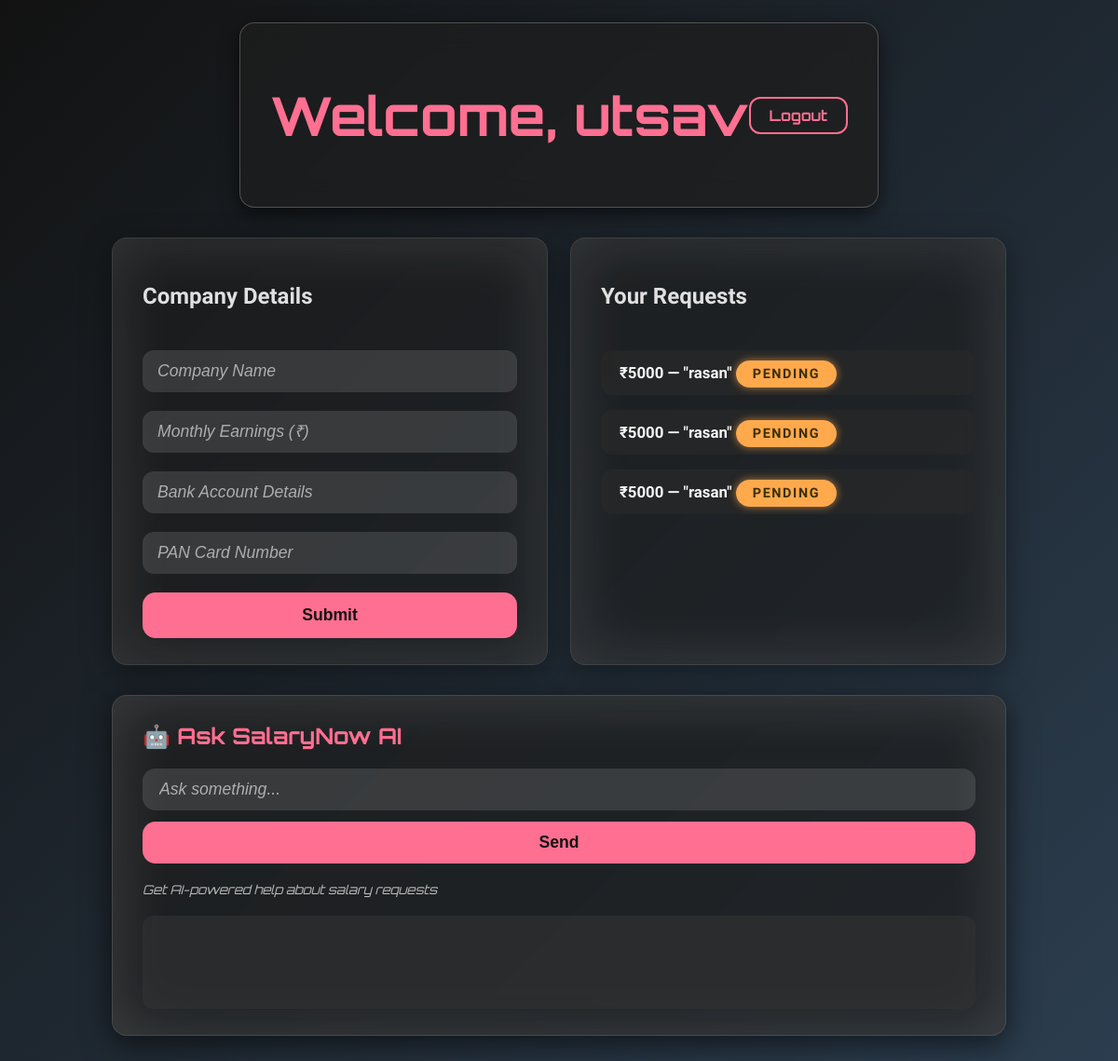
/dashboard (signed in), run on the app's committed database.
### tables this page shows
CREATE TABLE salary_requests (
            id INTEGER PRIMARY KEY AUTOINCREMENT,
            user_id INTEGER,
            amount TEXT,
            reason TEXT,
            status TEXT,
            FOREIGN KEY(user_id) REFERENCES users(id)
        );

### app.py (the view)
@app.route('/dashboard', methods=['GET', 'POST'])
def dashboard():
    if 'username' not in session:
        return redirect(url_for('login'))
    db = get_db()
    if request.method == 'POST':
        amount = request.form['amount']
        reason = request.form['reason']
        db.execute("INSERT INTO salary_requests (user_id, amount, reason, status) VALUES (?, ?, ?, ?)",
                   (session['user_id'], amount, reason, 'Pending'))
        db.commit()
    requests = db.execute("SELECT * FROM salary_requests WHERE user_id=? ORDER BY id DESC",
                          (session['user_id'],)).fetchall()
    return render_template('dashboard.html', username=session['username'], requests=requests)

### app.py (called while the page is built)
def get_db():
    db = getattr(g, '_database', None)
    if db is None:
        db = g._database = sqlite3.connect(DATABASE)
    db.row_factory = sqlite3.Row
    return db

@app.teardown_appcontext
def close_connection(exception):
    db = getattr(g, '_database', None)
    if db is not None:
        db.close()

### templates/dashboard.html (shortened to what this page needs)
<!DOCTYPE html>
<html lang="en">
<head>
</head>
<body>
  <header class="glass-header" role="banner">
    <h1>Welcome, {{ username }}</h1>
    <a href="/logout" class="logout" role="button" tabindex="0">Logout</a>
  </header>
  <main class="dashboard-container" role="main" aria-label="SalaryNow dashboard">
    <section class="glass-card form-card" aria-labelledby="company-details-heading" id="company-details-section">
      <h2 id="company-details-heading">Company Details</h2>
      <form id="company-details-form" novalidate>
        <input
          type="text"
          name="company_name"
          placeholder="Company Name"
          required
          aria-required="true"
          aria-label="Company name"
        />
        <input
          type="text"
          name="monthly_earnings"
          placeholder="Monthly Earnings (₹)"
          inputmode="numeric"
          required
          aria-required="true"
          aria-label="Monthly earnings in rupees"
        />
        <input
          type="text"
          name="bank_details"
          placeholder="Bank Account Details"
          required
          aria-required="true"
          aria-label="Bank account details"
        />
        <input
          type="text"
          name="pan_card"
          placeholder="PAN Card Number"
          required
          aria-required="true"
          aria-label="PAN card number"
        />
        <button type="submit" aria-label="Submit company details">Submit</button>
      </form>
    </section>
    <section class="glass-card requests-card" aria-labelledby="your-requests-heading">
      <h2 id="your-requests-heading">Your Requests</h2>
      <ul role="list" aria-live="polite" aria-relevant="additions removals">
        {% for r in requests %}
          <li>
            <div>
              ₹<strong>{{ r.amount }}</strong> — "<span aria-label="Reason">{{ r.reason }}</span>"
              <span class="status {{ r.status | lower }}" aria-label="Request status">{{ r.status }}</span>
            </div>
          </li>
        {% endfor %}
      </ul>
    </section>
  </main>
  <section class="ai-assistant" aria-label="SalaryNow AI assistant">
    <h3>🤖 Ask SalaryNow AI</h3>
    <form id="ai-form" aria-describedby="ai-description">
      <input
        type="text"
        id="ai-input"
        placeholder="Ask something..."
        autocomplete="off"
        required
        aria-required="true"
        aria-label="Ask SalaryNow AI a question"
        maxlength="200"
      />
      <button type="submit" aria-label="Send AI question">Send</button>
    </form>
    <small id="ai-description" style="color:#bbb; font-style: italic;">Get AI-powered help about salary requests</small>
    <div id="ai-response" tabindex="0" aria-live="polite" aria-atomic="true"></div>
  </section>
</body>
</html>

### templates/dashboard.html (style rules this page uses)
*, *::before, *::after { box-sizing: border-box; }
body { margin: 0; font-family: 'Urbanist', sans-serif; background: linear-gradient(135deg, #121212, #2c3e50); color: #e0e0e0; min-height: 100vh; display: flex; flex-direction: column; align-items: center; padding: 24px 12px; transition: background-color 0.4s ease; }
a { color: #ff6f91; text-decoration: none; font-weight: 600; }
.dashboard-container { width: 100%; max-width: 960px; display: grid; grid-template-columns: 1fr 1fr; gap: 24px; margin-bottom: 32px; }
.glass-card { background: rgba(30, 30, 30, 0.65); border-radius: 16px; box-shadow: 0 8px 32px 0 rgba(0, 0, 0, 0.37), inset 0 0 60px 10px rgba(255,255,255,0.1); backdrop-filter: blur(12px); -webkit-backdrop-filter: blur(12px); border: 1px solid rgba(255, 255, 255, 0.15); padding: 28px 32px; display: flex; flex-direction: column; gap: 24px; color: #e0e0e0; }
header.glass-header { grid-column: 1 / -1; background: rgba(30, 30, 30, 0.75); border-radius: 16px; padding: 24px 32px; display: flex; justify-content: space-between; align-items: center; box-shadow: 0 6px 20px rgba(0,0,0,0.6); backdrop-filter: blur(15px); -webkit-backdrop-filter: blur(15px); border: 1px solid rgba(255,255,255,0.23); margin-bottom: 32px; font-family: 'Orbitron', monospace; font-weight: 600; font-size: 1.8rem; color: #ff6f91; }
.logout { background: transparent; border: 2px solid #ff6f91; padding: 8px 20px; border-radius: 12px; font-weight: 700; font-size: 1rem; transition: background-color 0.3s ease, color 0.3s ease; cursor: pointer; user-select: none; }
form { display: flex; flex-direction: column; gap: 20px; }
form input[type="number"], form input[type="text"] { background: rgba(255, 255, 255, 0.12); border: none; border-radius: 12px; color: #e0e0e0; font-size: 1.1rem; padding: 12px 16px; font-weight: 400; transition: background-color 0.3s ease; }
form input::placeholder { color: rgba(224, 224, 224, 0.7); font-style: italic; }
form button { background: #ff6f91; color: #121212; border: none; padding: 14px; border-radius: 14px; font-size: 1.1rem; font-weight: 700; cursor: pointer; transition: background-color 0.3s ease, transform 0.2s ease; }
.requests-card ul { list-style: none; margin: 0; padding: 0; display: flex; flex-direction: column; gap: 16px; max-height: 360px; overflow-y: auto; scrollbar-width: thin; scrollbar-color: #ff6f91 transparent; }
.requests-card li { background: rgba(40, 40, 40, 0.7); border-radius: 12px; padding: 14px 20px; display: flex; justify-content: space-between; align-items: center; transition: background-color 0.3s ease; font-size: 1.05rem; font-weight: 600; gap: 12px; color: #f8f8f8; }
.status { padding: 6px 18px; border-radius: 30px; font-size: 0.9rem; font-weight: 700; text-transform: uppercase; letter-spacing: 1.6px; user-select: none; width: max-content; min-width: 96px; text-align: center; }
.status.pending { background: #ffa94d; color: #3d2f00; box-shadow: 0 0 8px #ffa94daa; }
.ai-assistant { width: 100%; max-width: 960px; background: rgba(30, 30, 30, 0.75); border-radius: 16px; padding: 28px 32px; box-shadow: 0 8px 32px 0 rgba(0, 0, 0, 0.6), inset 0 0 60px 10px rgba(255,255,255,0.12); backdrop-filter: blur(15px); -webkit-backdrop-filter: blur(15px); border: 1px solid rgba(255, 255, 255, 0.18); color: #eee; font-family: 'Orbitron', monospace; display: flex; flex-direction: column; gap: 20px; margin-bottom: 48px; }
.ai-assistant h3 { margin: 0; font-weight: 700; font-size: 1.5rem; color: #ff6f91; user-select: none; }
#ai-form { display: flex; gap: 12px; flex-wrap: nowrap; }
#ai-input { flex-grow: 1; font-size: 1.1rem; padding: 12px 18px; border-radius: 14px; border: none; background: rgba(255, 255, 255, 0.12); color: #eee; transition: background-color 0.3s ease; }
#ai-input::placeholder { color: rgba(224, 224, 224, 0.7); font-style: italic; }
#ai-form button { background: #ff6f91; border: none; padding: 12px 24px; font-weight: 700; color: #121212; border-radius: 14px; cursor: pointer; font-size: 1.1rem; transition: background-color 0.3s ease, transform 0.2s ease; user-select: none; }
#ai-response { min-height: 100px; background: rgba(50, 50, 50, 0.6); border-radius: 12px; padding: 18px 24px; font-size: 1.05rem; line-height: 1.4; overflow-y: auto; max-height: 250px; color: #ffdce6; user-select: text; white-space: pre-wrap; font-family: 'Urbanist', sans-serif; }

### data on the page
salary_requests: amount "5000", reason "rasan", status "PENDING"
salary_requests: amount "5000", reason "rasan", status "PENDING"
salary_requests: amount "5000", reason "rasan", status "PENDING"

### other printed values
{{ username }} "utsav"
